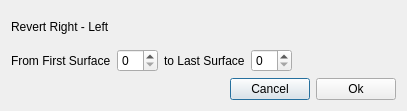
<?xml version="1.0" encoding="UTF-8"?>
<ui version="4.0">
 <class>DialogRevertDesign</class>
 <widget class="QDialog" name="DialogRevertDesign">
  <property name="geometry">
   <rect>
    <x>0</x>
    <y>0</y>
    <width>407</width>
    <height>111</height>
   </rect>
  </property>
  <property name="windowTitle">
   <string>Revert Design</string>
  </property>
  <property name="whatsThis">
   <string/>
  </property>
  <layout class="QGridLayout" name="gridLayout">
   <item row="0" column="0">
    <layout class="QVBoxLayout" name="verticalLayout">
     <item>
      <widget class="QLabel" name="label_3">
       <property name="text">
        <string>Revert Right - Left</string>
       </property>
      </widget>
     </item>
     <item>
      <layout class="QHBoxLayout" name="horizontalLayout">
       <item>
        <widget class="QLabel" name="label">
         <property name="text">
          <string>From First Surface</string>
         </property>
        </widget>
       </item>
       <item>
        <widget class="QSpinBox" name="spFirstSurface"/>
       </item>
       <item>
        <widget class="QLabel" name="label_2">
         <property name="text">
          <string>to Last Surface</string>
         </property>
        </widget>
       </item>
       <item>
        <widget class="QSpinBox" name="spLastSurface"/>
       </item>
       <item>
        <spacer name="horizontalSpacer">
         <property name="orientation">
          <enum>Qt::Horizontal</enum>
         </property>
         <property name="sizeHint" stdset="0">
          <size>
           <width>40</width>
           <height>20</height>
          </size>
         </property>
        </spacer>
       </item>
      </layout>
     </item>
    </layout>
   </item>
   <item row="1" column="0">
    <layout class="QHBoxLayout" name="horizontalLayout_3">
     <item>
      <spacer name="horizontalSpacer_2">
       <property name="orientation">
        <enum>Qt::Horizontal</enum>
       </property>
       <property name="sizeHint" stdset="0">
        <size>
         <width>40</width>
         <height>20</height>
        </size>
       </property>
      </spacer>
     </item>
     <item>
      <widget class="QPushButton" name="btnCancel">
       <property name="text">
        <string>Cancel</string>
       </property>
      </widget>
     </item>
     <item>
      <widget class="QPushButton" name="btnOk">
       <property name="text">
        <string>Ok</string>
       </property>
      </widget>
     </item>
    </layout>
   </item>
  </layout>
 </widget>
 <resources/>
 <connections/>
</ui>
